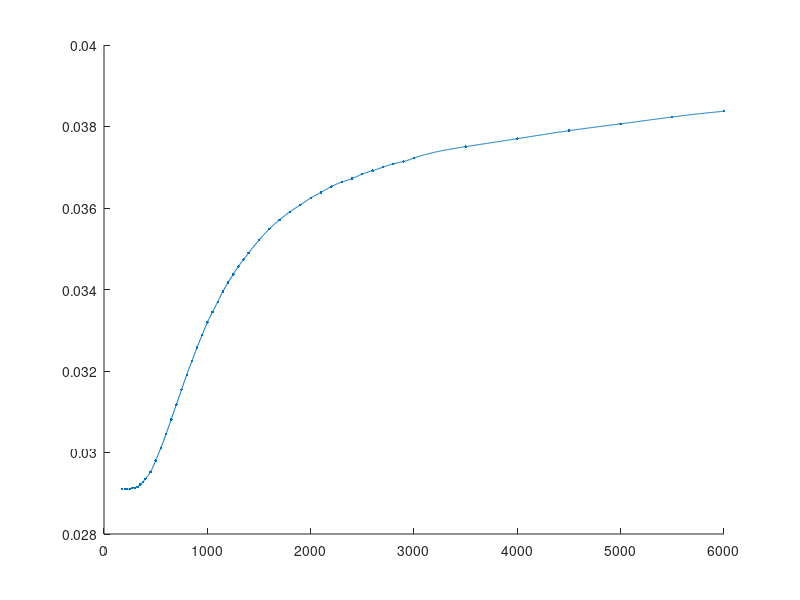

The MATLAB source for this figure: (Note: this script raises an error after producing the figure.)
%% this ugliness makes cp calcs and whatever
clear all
close all
clc

N2 = [175	1.039
200	1.039
225	1.039
250	1.039
275	1.039
300	1.040
325	1.040
350	1.041
375	1.042
400	1.044
450	1.049
500	1.056
550	1.065
600	1.075
650	1.086
700	1.098
750	1.110
800	1.122
850	1.134
900	1.146
950	1.157
1000	1.167
1050	1.177
1100	1.187
1150	1.196
1200	1.204
1250	1.212
1300	1.219
1350	1.226
1400	1.232
1500	1.244
1600	1.254
1700	1.263
1800	1.271
1900	1.278
2000	1.284
2100	1.290
2200	1.295
2300	1.300
2400	1.304
2500	1.307
2600	1.311
2700	1.314
2800	1.317
2900	1.320
3000	1.323
3500	1.333
4000	1.342
4500	1.349
5000	1.355
5500	1.362
6000	1.369]

CO2 = [175	0.709
200	0.735
225	0.763
250	0.791
275	0.819
300	0.846
325	0.871
350	0.895
375	0.918
400	0.939
450	0.978
500	1.014
550	1.046
600	1.075
650	1.102
700	1.126
750	1.148
800	1.168
850	1.187
900	1.204
950	1.220
1000	1.234
1050	1.247
1100	1.259
1150	1.270
1200	1.280
1250	1.290
1300	1.298
1350	1.306
1400	1.313
1500	1.326
1600	1.338
1700	1.348
1800	1.356
1900	1.364
2000	1.371
2100	1.377
2200	1.383
2300	1.388
2400	1.393
2500	1.397
2600	1.401
2700	1.404
2800	1.408
2900	1.411
3000	1.414
3500	1.427
4000	1.437
4500	1.446
5000	1.455
5500	1.465
6000	1.476]

CO = [175	1.039
200	1.039
225	1.039
250	1.039
275	1.040
300	1.040
325	1.041
350	1.043
375	1.045
400	1.048
450	1.054
500	1.064
550	1.075
600	1.087
650	1.100
700	1.113
750	1.126
800	1.139
850	1.151
900	1.163
950	1.174
1000	1.185
1050	1.194
1100	1.203
1150	1.212
1200	1.220
1250	1.227
1300	1.234
1350	1.240
1400	1.246
1500	1.257
1600	1.267
1700	1.275
1800	1.282
1900	1.288
2000	1.294
2100	1.299
2200	1.304
2300	1.308
2400	1.311
2500	1.315
2600	1.318
2700	1.321
2800	1.324
2900	1.326
3000	1.329
3500	1.339
4000	1.346
4500	1.353
5000	1.359
5500	1.365
6000	1.370]

H2 = [175	13.12
200	13.53
225	13.83
250	14.05
275	14.20
300	14.31
325	14.38
350	14.43
375	14.46
400	14.48
450	14.50
500	14.51
550	14.53
600	14.55
650	14.57
700	14.60
750	14.65
800	14.71
850	14.77
900	14.83
950	14.90
1000	14.98
1050	15.06
1100	15.15
1150	15.25
1200	15.34
1250	15.44
1300	15.54
1350	15.65
1400	15.77
1500	16.02
1600	16.23
1700	16.44
1800	16.64
1900	16.83
2000	17.01
2100	17.18
2200	17.35
2300	17.50
2400	17.65
2500	17.80
2600	17.93
2700	18.06
2800	18.17
2900	18.28
3000	18.39
3500	18.91
4000	19.39
4500	19.83
5000	20.23
5500	20.61
6000	20.96]

H2O = [175	1.850
200	1.851
225	1.852
250	1.855
275	1.859
300	1.864
325	1.871
350	1.880
375	1.890
400	1.901
450	1.926
500	1.954
550	1.984
600	2.015
650	2.047
700	2.080
750	2.113
800	2.147
850	2.182
900	2.217
950	2.252
1000	2.288
1050	2.323
1100	2.358
1150	2.392
1200	2.425
1250	2.458
1300	2.490
1350	2.521
1400	2.552
1500	2.609
1600	2.662
1700	2.711
1800	2.756
1900	2.798
2000	2.836
2100	2.872
2200	2.904
2300	2.934
2400	2.962
2500	2.987
2600	3.011
2700	3.033
2800	3.053
2900	3.072
3000	3.090
3500	3.163
4000	3.217
4500	3.258
5000	3.292
5500	3.322
6000	3.350]

D = cat(3,CO,CO2,H2,H2O,N2); % (kJ/(kg K))

n = length(D);
m = 5;

Tc = linspace(200,6000,1000) %K
figure
hold on

MM = [28.01,44.01,2.016,18.01528,28.02] % g/mol
MM = MM./1000 %kg/mol

for i = 1:m
    D(:,2,i) = D(:,2,i).*MM(i); % kJ/(mol K)
end

for i = 1:m
    i
    p = spline(D(:,1,i),D(:,2,i));
    plot(Tc,ppval(p,Tc))
    scatter(D(:,1,i),D(:,2,i),".")
    p = fnint(p);
    P{i} = p;
end

labels = ["CO","CO","CO2","CO2","H2","H2","H2O","H2O","N2","N2"]
legend(labels)

save("IntegralOfCp.mat","P")

